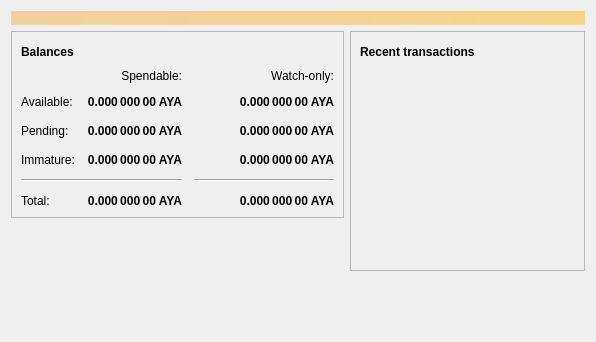
<?xml version="1.0" encoding="UTF-8"?>
<ui version="4.0">
 <class>OverviewPage</class>
 <widget class="QWidget" name="OverviewPage">
  <property name="geometry">
   <rect>
    <x>0</x>
    <y>0</y>
    <width>596</width>
    <height>342</height>
   </rect>
  </property>
  <property name="windowTitle">
   <string>Form</string>
  </property>
  <layout class="QVBoxLayout" name="topLayout">
   <item>
    <widget class="QLabel" name="labelAlerts">
     <property name="visible">
      <bool>false</bool>
     </property>
     <property name="styleSheet">
      <string notr="true">QLabel { background-color: qlineargradient(x1: 0, y1: 0, x2: 1, y2: 0, stop:0 #F0D0A0, stop:1 #F8D488); color:#000000; }</string>
     </property>
     <property name="wordWrap">
      <bool>true</bool>
     </property>
     <property name="margin">
      <number>3</number>
     </property>
     <property name="textInteractionFlags">
      <set>Qt::TextSelectableByMouse</set>
     </property>
    </widget>
   </item>
   <item>
    <layout class="QHBoxLayout" name="horizontalLayout" stretch="1,1">
     <item>
      <layout class="QVBoxLayout" name="verticalLayout_2">
       <item>
        <widget class="QFrame" name="frame">
         <property name="frameShape">
          <enum>QFrame::StyledPanel</enum>
         </property>
         <property name="frameShadow">
          <enum>QFrame::Raised</enum>
         </property>
         <layout class="QVBoxLayout" name="verticalLayout_4">
          <item>
           <layout class="QHBoxLayout" name="horizontalLayout_4">
            <item>
             <widget class="QLabel" name="label_5">
              <property name="font">
               <font>
                <weight>75</weight>
                <bold>true</bold>
               </font>
              </property>
              <property name="text">
               <string>Balances</string>
              </property>
             </widget>
            </item>
            <item>
             <widget class="QPushButton" name="labelWalletStatus">
              <property name="enabled">
               <bool>true</bool>
              </property>
              <property name="maximumSize">
               <size>
                <width>30</width>
                <height>16777215</height>
               </size>
              </property>
              <property name="toolTip">
               <string>The displayed information may be out of date. Your wallet automatically synchronizes with the Aryacoin network after a connection is established, but this process has not completed yet.</string>
              </property>
              <property name="text">
               <string/>
              </property>
              <property name="icon">
               <iconset resource="../bitcoin.qrc">
                <normaloff>:/icons/warning</normaloff>
                <disabledoff>:/icons/warning</disabledoff>:/icons/warning</iconset>
              </property>
              <property name="iconSize">
               <size>
                <width>24</width>
                <height>24</height>
               </size>
              </property>
              <property name="flat">
               <bool>true</bool>
              </property>
             </widget>
            </item>
            <item>
             <spacer name="horizontalSpacer_3">
              <property name="orientation">
               <enum>Qt::Horizontal</enum>
              </property>
              <property name="sizeHint" stdset="0">
               <size>
                <width>40</width>
                <height>20</height>
               </size>
              </property>
             </spacer>
            </item>
           </layout>
          </item>
          <item>
           <layout class="QGridLayout" name="gridLayout">
            <property name="spacing">
             <number>12</number>
            </property>
            <item row="2" column="2">
             <widget class="QLabel" name="labelWatchPending">
              <property name="font">
               <font>
                <weight>75</weight>
                <bold>true</bold>
               </font>
              </property>
              <property name="cursor">
               <cursorShape>IBeamCursor</cursorShape>
              </property>
              <property name="toolTip">
               <string>Unconfirmed transactions to watch-only addresses</string>
              </property>
              <property name="text">
               <string notr="true">0.000 000 00 AYA</string>
              </property>
              <property name="alignment">
               <set>Qt::AlignRight|Qt::AlignTrailing|Qt::AlignVCenter</set>
              </property>
              <property name="textInteractionFlags">
               <set>Qt::LinksAccessibleByMouse|Qt::TextSelectableByKeyboard|Qt::TextSelectableByMouse</set>
              </property>
             </widget>
            </item>
            <item row="2" column="1">
             <widget class="QLabel" name="labelUnconfirmed">
              <property name="font">
               <font>
                <weight>75</weight>
                <bold>true</bold>
               </font>
              </property>
              <property name="cursor">
               <cursorShape>IBeamCursor</cursorShape>
              </property>
              <property name="toolTip">
               <string>Total of transactions that have yet to be confirmed, and do not yet count toward the spendable balance</string>
              </property>
              <property name="text">
               <string notr="true">0.000 000 00 AYA</string>
              </property>
              <property name="alignment">
               <set>Qt::AlignRight|Qt::AlignTrailing|Qt::AlignVCenter</set>
              </property>
              <property name="textInteractionFlags">
               <set>Qt::LinksAccessibleByMouse|Qt::TextSelectableByKeyboard|Qt::TextSelectableByMouse</set>
              </property>
             </widget>
            </item>
            <item row="3" column="2">
             <widget class="QLabel" name="labelWatchImmature">
              <property name="font">
               <font>
                <weight>75</weight>
                <bold>true</bold>
               </font>
              </property>
              <property name="cursor">
               <cursorShape>IBeamCursor</cursorShape>
              </property>
              <property name="toolTip">
               <string>Mined balance in watch-only addresses that has not yet matured</string>
              </property>
              <property name="text">
               <string notr="true">0.000 000 00 AYA</string>
              </property>
              <property name="alignment">
               <set>Qt::AlignRight|Qt::AlignTrailing|Qt::AlignVCenter</set>
              </property>
              <property name="textInteractionFlags">
               <set>Qt::LinksAccessibleByMouse|Qt::TextSelectableByKeyboard|Qt::TextSelectableByMouse</set>
              </property>
             </widget>
            </item>
            <item row="4" column="0" colspan="2">
             <widget class="Line" name="line">
              <property name="orientation">
               <enum>Qt::Horizontal</enum>
              </property>
             </widget>
            </item>
            <item row="4" column="2">
             <widget class="Line" name="lineWatchBalance">
              <property name="sizePolicy">
               <sizepolicy hsizetype="Preferred" vsizetype="Fixed">
                <horstretch>0</horstretch>
                <verstretch>0</verstretch>
               </sizepolicy>
              </property>
              <property name="minimumSize">
               <size>
                <width>140</width>
                <height>0</height>
               </size>
              </property>
              <property name="orientation">
               <enum>Qt::Horizontal</enum>
              </property>
             </widget>
            </item>
            <item row="5" column="0">
             <widget class="QLabel" name="labelTotalText">
              <property name="text">
               <string>Total:</string>
              </property>
             </widget>
            </item>
            <item row="3" column="1">
             <widget class="QLabel" name="labelImmature">
              <property name="font">
               <font>
                <weight>75</weight>
                <bold>true</bold>
               </font>
              </property>
              <property name="cursor">
               <cursorShape>IBeamCursor</cursorShape>
              </property>
              <property name="toolTip">
               <string>Mined balance that has not yet matured</string>
              </property>
              <property name="text">
               <string notr="true">0.000 000 00 AYA</string>
              </property>
              <property name="alignment">
               <set>Qt::AlignRight|Qt::AlignTrailing|Qt::AlignVCenter</set>
              </property>
              <property name="textInteractionFlags">
               <set>Qt::LinksAccessibleByMouse|Qt::TextSelectableByKeyboard|Qt::TextSelectableByMouse</set>
              </property>
             </widget>
            </item>
            <item row="2" column="3">
             <spacer name="horizontalSpacer_2">
              <property name="orientation">
               <enum>Qt::Horizontal</enum>
              </property>
              <property name="sizeHint" stdset="0">
               <size>
                <width>40</width>
                <height>20</height>
               </size>
              </property>
             </spacer>
            </item>
            <item row="3" column="0">
             <widget class="QLabel" name="labelImmatureText">
              <property name="text">
               <string>Immature:</string>
              </property>
             </widget>
            </item>
            <item row="5" column="1">
             <widget class="QLabel" name="labelTotal">
              <property name="font">
               <font>
                <weight>75</weight>
                <bold>true</bold>
               </font>
              </property>
              <property name="cursor">
               <cursorShape>IBeamCursor</cursorShape>
              </property>
              <property name="toolTip">
               <string>Your current total balance</string>
              </property>
              <property name="text">
               <string notr="true">0.000 000 00 AYA</string>
              </property>
              <property name="alignment">
               <set>Qt::AlignRight|Qt::AlignTrailing|Qt::AlignVCenter</set>
              </property>
              <property name="textInteractionFlags">
               <set>Qt::LinksAccessibleByMouse|Qt::TextSelectableByKeyboard|Qt::TextSelectableByMouse</set>
              </property>
             </widget>
            </item>
            <item row="5" column="2">
             <widget class="QLabel" name="labelWatchTotal">
              <property name="font">
               <font>
                <weight>75</weight>
                <bold>true</bold>
               </font>
              </property>
              <property name="cursor">
               <cursorShape>IBeamCursor</cursorShape>
              </property>
              <property name="toolTip">
               <string>Current total balance in watch-only addresses</string>
              </property>
              <property name="text">
               <string notr="true">0.000 000 00 AYA</string>
              </property>
              <property name="alignment">
               <set>Qt::AlignRight|Qt::AlignTrailing|Qt::AlignVCenter</set>
              </property>
              <property name="textInteractionFlags">
               <set>Qt::LinksAccessibleByMouse|Qt::TextSelectableByKeyboard|Qt::TextSelectableByMouse</set>
              </property>
             </widget>
            </item>
            <item row="0" column="2">
             <widget class="QLabel" name="labelWatchonly">
              <property name="text">
               <string>Watch-only:</string>
              </property>
              <property name="alignment">
               <set>Qt::AlignRight|Qt::AlignTrailing|Qt::AlignVCenter</set>
              </property>
             </widget>
            </item>
            <item row="1" column="0">
             <widget class="QLabel" name="labelBalanceText">
              <property name="text">
               <string>Available:</string>
              </property>
             </widget>
            </item>
            <item row="1" column="1">
             <widget class="QLabel" name="labelBalance">
              <property name="font">
               <font>
                <weight>75</weight>
                <bold>true</bold>
               </font>
              </property>
              <property name="cursor">
               <cursorShape>IBeamCursor</cursorShape>
              </property>
              <property name="toolTip">
               <string>Your current spendable balance</string>
              </property>
              <property name="text">
               <string notr="true">0.000 000 00 AYA</string>
              </property>
              <property name="alignment">
               <set>Qt::AlignRight|Qt::AlignTrailing|Qt::AlignVCenter</set>
              </property>
              <property name="textInteractionFlags">
               <set>Qt::LinksAccessibleByMouse|Qt::TextSelectableByKeyboard|Qt::TextSelectableByMouse</set>
              </property>
             </widget>
            </item>
            <item row="1" column="2">
             <widget class="QLabel" name="labelWatchAvailable">
              <property name="font">
               <font>
                <weight>75</weight>
                <bold>true</bold>
               </font>
              </property>
              <property name="cursor">
               <cursorShape>IBeamCursor</cursorShape>
              </property>
              <property name="toolTip">
               <string>Your current balance in watch-only addresses</string>
              </property>
              <property name="text">
               <string notr="true">0.000 000 00 AYA</string>
              </property>
              <property name="alignment">
               <set>Qt::AlignRight|Qt::AlignTrailing|Qt::AlignVCenter</set>
              </property>
              <property name="textInteractionFlags">
               <set>Qt::LinksAccessibleByMouse|Qt::TextSelectableByKeyboard|Qt::TextSelectableByMouse</set>
              </property>
             </widget>
            </item>
            <item row="2" column="0">
             <widget class="QLabel" name="labelPendingText">
              <property name="text">
               <string>Pending:</string>
              </property>
             </widget>
            </item>
            <item row="0" column="1">
             <widget class="QLabel" name="labelSpendable">
              <property name="text">
               <string>Spendable:</string>
              </property>
              <property name="alignment">
               <set>Qt::AlignRight|Qt::AlignTrailing|Qt::AlignVCenter</set>
              </property>
             </widget>
            </item>
           </layout>
          </item>
         </layout>
        </widget>
       </item>
       <item>
        <spacer name="verticalSpacer">
         <property name="orientation">
          <enum>Qt::Vertical</enum>
         </property>
         <property name="sizeHint" stdset="0">
          <size>
           <width>20</width>
           <height>40</height>
          </size>
         </property>
        </spacer>
       </item>
      </layout>
     </item>
     <item>
      <layout class="QVBoxLayout" name="verticalLayout_3">
       <item>
        <widget class="QFrame" name="frame_2">
         <property name="frameShape">
          <enum>QFrame::StyledPanel</enum>
         </property>
         <property name="frameShadow">
          <enum>QFrame::Raised</enum>
         </property>
         <layout class="QVBoxLayout" name="verticalLayout">
          <item>
           <layout class="QHBoxLayout" name="horizontalLayout_2">
            <item>
             <widget class="QLabel" name="label_4">
              <property name="font">
               <font>
                <weight>75</weight>
                <bold>true</bold>
               </font>
              </property>
              <property name="text">
               <string>Recent transactions</string>
              </property>
             </widget>
            </item>
            <item>
             <widget class="QPushButton" name="labelTransactionsStatus">
              <property name="enabled">
               <bool>true</bool>
              </property>
              <property name="maximumSize">
               <size>
                <width>30</width>
                <height>16777215</height>
               </size>
              </property>
              <property name="toolTip">
               <string>The displayed information may be out of date. Your wallet automatically synchronizes with the Aryacoin network after a connection is established, but this process has not completed yet.</string>
              </property>
              <property name="text">
               <string/>
              </property>
              <property name="icon">
               <iconset resource="../bitcoin.qrc">
                <normaloff>:/icons/warning</normaloff>
                <disabledoff>:/icons/warning</disabledoff>:/icons/warning</iconset>
              </property>
              <property name="iconSize">
               <size>
                <width>24</width>
                <height>24</height>
               </size>
              </property>
              <property name="flat">
               <bool>true</bool>
              </property>
             </widget>
            </item>
            <item>
             <spacer name="horizontalSpacer">
              <property name="orientation">
               <enum>Qt::Horizontal</enum>
              </property>
              <property name="sizeHint" stdset="0">
               <size>
                <width>40</width>
                <height>20</height>
               </size>
              </property>
             </spacer>
            </item>
           </layout>
          </item>
          <item>
           <widget class="QListView" name="listTransactions">
            <property name="styleSheet">
             <string notr="true">QListView { background: transparent; }</string>
            </property>
            <property name="frameShape">
             <enum>QFrame::NoFrame</enum>
            </property>
            <property name="verticalScrollBarPolicy">
             <enum>Qt::ScrollBarAlwaysOff</enum>
            </property>
            <property name="horizontalScrollBarPolicy">
             <enum>Qt::ScrollBarAlwaysOff</enum>
            </property>
            <property name="selectionMode">
             <enum>QAbstractItemView::NoSelection</enum>
            </property>
           </widget>
          </item>
         </layout>
        </widget>
       </item>
       <item>
        <spacer name="verticalSpacer_2">
         <property name="orientation">
          <enum>Qt::Vertical</enum>
         </property>
         <property name="sizeHint" stdset="0">
          <size>
           <width>20</width>
           <height>40</height>
          </size>
         </property>
        </spacer>
       </item>
      </layout>
     </item>
    </layout>
   </item>
  </layout>
 </widget>
 <resources/>
 <connections/>
</ui>
